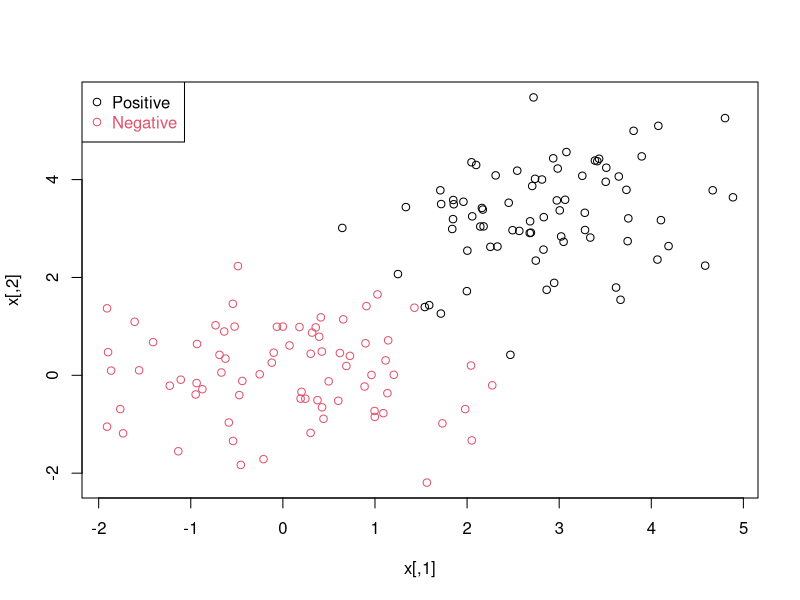
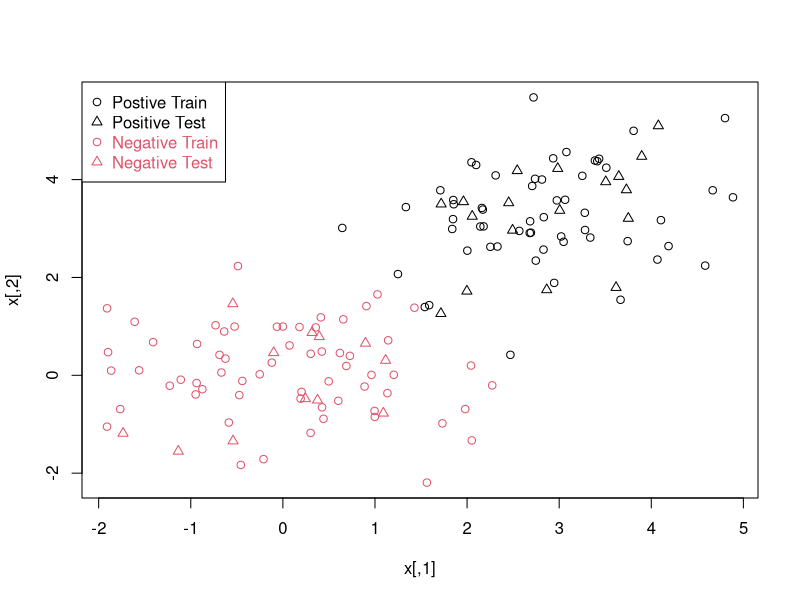
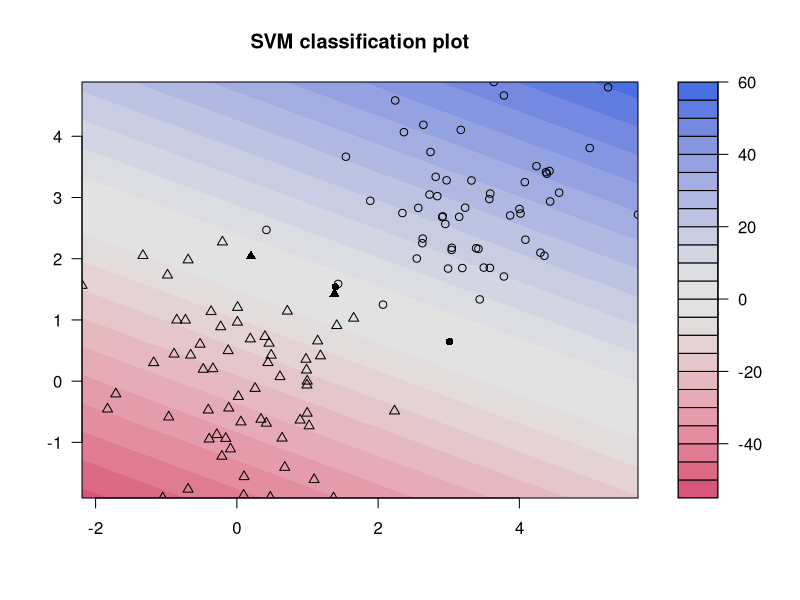

Recreate these plots in R, in order.
n = 150 
p = 2
sigma = 1

# Positive example: variance, centre, number of positive example
meanpos = 3
npos = round(n/2)

# Negative example: variance, centre, number of positive example
meanneg = 0
nneg = n - npos

# Generate the positive and negative examples
xpos = matrix(rnorm(npos*p,mean=meanpos,sd=sigma),npos,p)
xneg = matrix(rnorm(nneg*p,mean=meanneg,sd=sigma),nneg,p)

x = rbind(xpos,xneg)

# Generate the labels
y = matrix(c(rep(1,npos),rep(-1,nneg)))


# Visualize the data
plot(x,col=ifelse(y>0,1,2))
legend("topleft",c('Positive','Negative'),col=seq(2),pch=1,text.col=seq(2))

#Splitting the data into a training(80%) and testing set(20%)
ntrain = round(n*0.8)
tindex = sample(n,ntrain)
xtrain = x[tindex,]
xtest = x[-tindex,]

ytrain = y[tindex]
ytest = y[-tindex]
istrain = rep(0,n)
istrain[tindex] = 1

#Visualize 
plot(x,col=ifelse(y>0,1,2),pch = ifelse(istrain==1,1,2))
legend("topleft",c('Postive Train','Positive Test','Negative Train','Negative Test'),col=c(1,1,2,2),pch=c(1,2,1,2),text.col=c(1,1,2,2))


# Train a SVM

# load the kernlab package
library(kernlab)

#train the SVM
svp <- ksvm(xtrain,ytrain,type="C-svc",kernel='vanilladot',C=100,scaled=c())

# General Summary
svp
# Attributes that you can access
attributes(svp)

# For example, the support vectors
alpha(svp)
alphaindex(svp)
b(svp)

# Use the built-in function to pretty-plot the classifier
plot(svp,data=xtrain)

plotlinearsvm = function(svp,xtrain){
  
}
